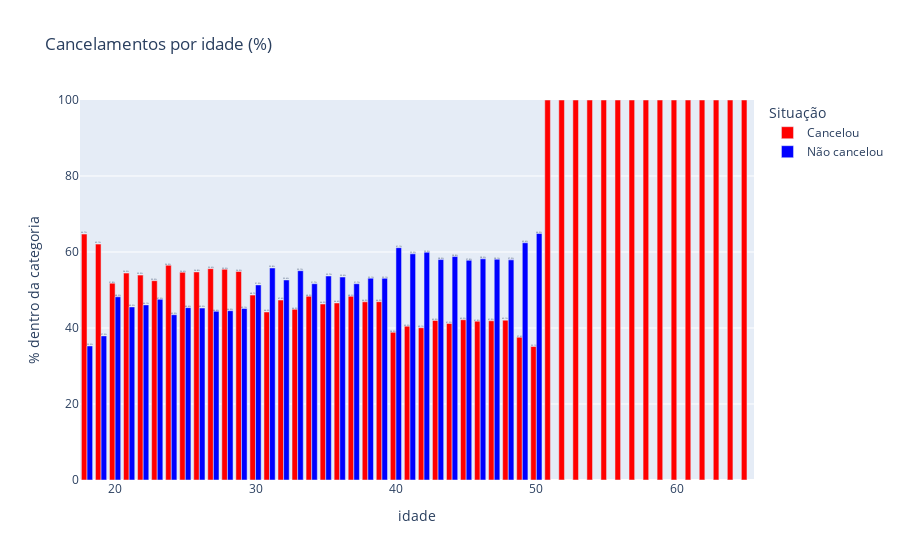
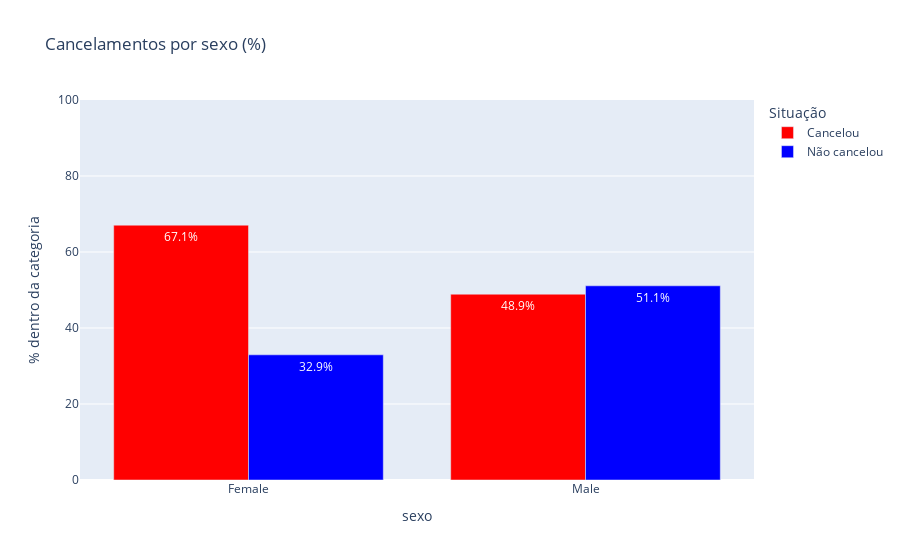
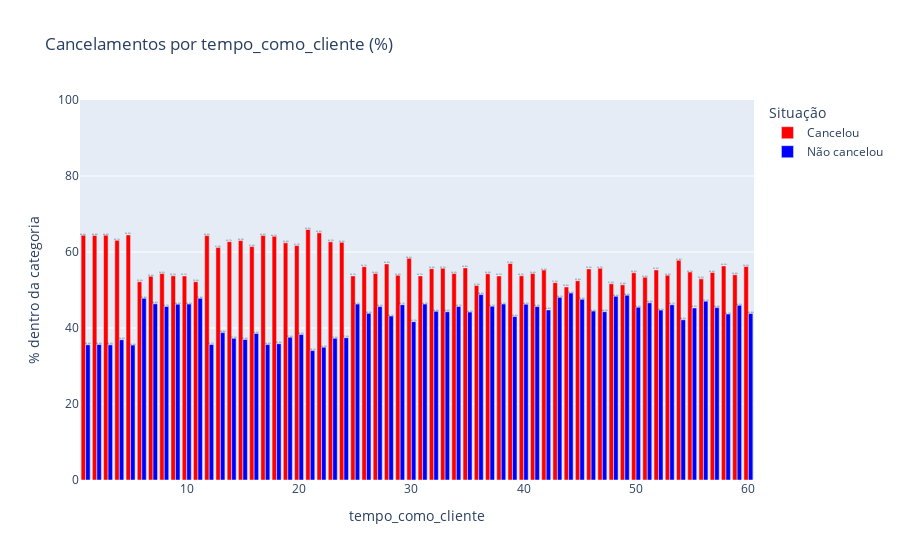
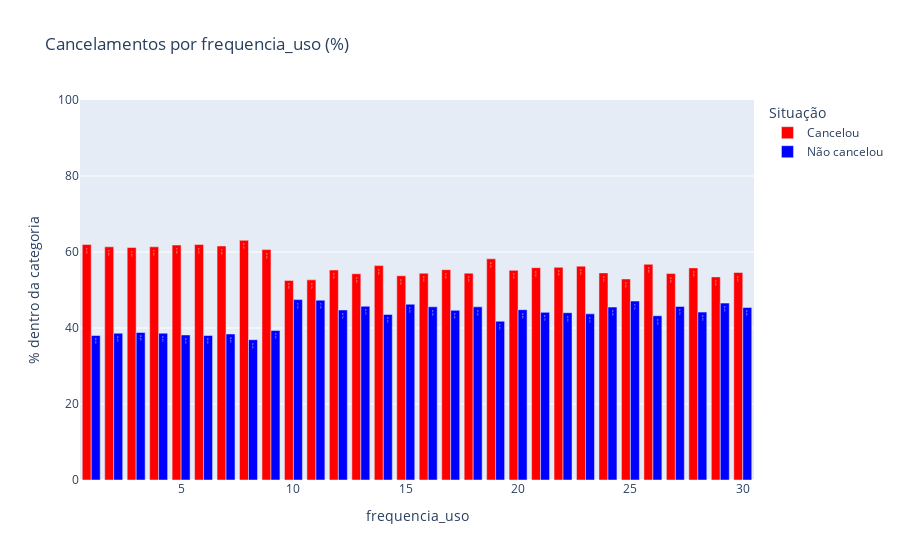

Notebook code for these charts, in order:
### Code cell
import pandas as pd
import plotly.express as px

# Mapeia rótulos bonitinhos
tabela["cancelou_legenda"] = tabela["cancelou"].map({0: "Não cancelou", 1: "Cancelou"})

for coluna in tabela.columns:
    if coluna in ["cancelou", "cancelou_legenda"]:  
        continue  # pula a própria coluna de status

    # 1) Contagem por categoria da coluna + cancelamento
    base = (
        tabela
        .groupby([coluna, "cancelou_legenda"])
        .size()
        .reset_index(name="qtde")
    )

    # 2) Calcula % dentro de cada categoria da coluna
    base["perc"] = base.groupby(coluna)["qtde"].transform(lambda s: s / s.sum() * 100)

    # 3) Gráfico em barras (lado a lado mostrando %)
    grafico = px.bar(
        base,
        x=coluna,
        y="perc",
        color="cancelou_legenda",
        barmode="group",
        text="perc",
        labels={coluna: coluna, "perc": "% dentro da categoria", "cancelou_legenda": "Situação"},
        color_discrete_map={"Cancelou": "red", "Não cancelou": "blue"},
        title=f"Cancelamentos por {coluna} (%)"
    )

    grafico.update_traces(texttemplate="%{text:.1f}%")
    grafico.update_yaxes(range=[0, 100], title="% dentro da categoria")
    grafico.show()

### Figure 1 — Plotly figure (JSON) as saved in the notebook; plotly's stock layout.template omitted (floating-point values rounded to 4 significant figures)
{"data": [{"alignmentgroup": "True", "hovertemplate": "Situação=Cancelou<br>idade=%{x}<br>% dentro da categoria=%{text}<extra></extra>", "legendgroup": "Cancelou", "marker": {"color": "red", "pattern": {"shape": ""}}, "name": "Cancelou", "offsetgroup": "Cancelou", "orientation": "v", "showlegend": true, "text": [64.72, 62.07, 51.79, 54.45, 53.92, 52.45, 56.51, 54.64, 54.76, 55.62, 55.45, 54.87, 48.66, 44.21, 47.36, 44.92, 48.35, 46.31, 46.59, 48.34, 46.89, 46.92, 38.86, 40.48, 40.06, 41.99, 41.2, 42.17, 41.8, 41.9, 42.07, 37.57, 35.13, 100.0, 100.0, 100.0, 100.0, 100.0, 100.0, 100.0, 100.0, 100.0, 100.0, 100.0, 100.0, 100.0, 100.0, 100.0], "textposition": "auto", "texttemplate": "%{text:.1f}%", "type": "bar", "x": [18.0, 19.0, 20.0, 21.0, 22.0, 23.0, 24.0, 25.0, 26.0, 27.0, 28.0, 29.0, 30.0, 31.0, 32.0, 33.0, 34.0, 35.0, 36.0, 37.0, 38.0, 39.0, 40.0, 41.0, 42.0, 43.0, 44.0, 45.0, 46.0, 47.0, 48.0, 49.0, 50.0, 51.0, 52.0, 53.0, 54.0, 55.0, 56.0, 57.0, 58.0, 59.0, 60.0, 61.0, 62.0, 63.0, 64.0, 65.0], "xaxis": "x", "y": [64.72, 62.07, 51.79, 54.45, 53.92, 52.45, 56.51, 54.64, 54.76, 55.62, 55.45, 54.87, 48.66, 44.21, 47.36, 44.92, 48.35, 46.31, 46.59, 48.34, 46.89, 46.92, 38.86, 40.48, 40.06, 41.99, 41.2, 42.17, 41.8, 41.9, 42.07, 37.57, 35.13, 100.0, 100.0, 100.0, 100.0, 100.0, 100.0, 100.0, 100.0, 100.0, 100.0, 100.0, 100.0, 100.0, 100.0, 100.0], "yaxis": "y"}, {"alignmentgroup": "True", "hovertemplate": "Situação=Não cancelou<br>idade=%{x}<br>% dentro da categoria=%{text}<extra></extra>", "legendgroup": "Não cancelou", "marker": {"color": "blue", "pattern": {"shape": ""}}, "name": "Não cancelou", "offsetgroup": "Não cancelou", "orientation": "v", "showlegend": true, "text": [35.28, 37.93, 48.21, 45.55, 46.08, 47.55, 43.49, 45.36, 45.24, 44.38, 44.55, 45.13, 51.34, 55.79, 52.64, 55.08, 51.65, 53.69, 53.41, 51.66, 53.11, 53.08, 61.14, 59.52, 59.94, 58.01, 58.8, 57.83, 58.2, 58.1, 57.93, 62.43, 64.87], "textposition": "auto", "texttemplate": "%{text:.1f}%", "type": "bar", "x": [18.0, 19.0, 20.0, 21.0, 22.0, 23.0, 24.0, 25.0, 26.0, 27.0, 28.0, 29.0, 30.0, 31.0, 32.0, 33.0, 34.0, 35.0, 36.0, 37.0, 38.0, 39.0, 40.0, 41.0, 42.0, 43.0, 44.0, 45.0, 46.0, 47.0, 48.0, 49.0, 50.0], "xaxis": "x", "y": [35.28, 37.93, 48.21, 45.55, 46.08, 47.55, 43.49, 45.36, 45.24, 44.38, 44.55, 45.13, 51.34, 55.79, 52.64, 55.08, 51.65, 53.69, 53.41, 51.66, 53.11, 53.08, 61.14, 59.52, 59.94, 58.01, 58.8, 57.83, 58.2, 58.1, 57.93, 62.43, 64.87], "yaxis": "y"}], "layout": {"barmode": "group", "legend": {"title": {"text": "Situação"}, "tracegroupgap": 0}, "title": {"text": "Cancelamentos por idade (%)"}, "xaxis": {"anchor": "y", "domain": [0, 1], "title": {"text": "idade"}}, "yaxis": {"anchor": "x", "domain": [0, 1], "range": [0, 100], "title": {"text": "% dentro da categoria"}}}}

### Figure 2 — Plotly figure (JSON) as saved in the notebook; plotly's stock layout.template omitted (floating-point values rounded to 4 significant figures)
{"data": [{"alignmentgroup": "True", "hovertemplate": "Situação=Cancelou<br>sexo=%{x}<br>% dentro da categoria=%{text}<extra></extra>", "legendgroup": "Cancelou", "marker": {"color": "red", "pattern": {"shape": ""}}, "name": "Cancelou", "offsetgroup": "Cancelou", "orientation": "v", "showlegend": true, "text": [67.06, 48.89], "textposition": "auto", "texttemplate": "%{text:.1f}%", "type": "bar", "x": ["Female", "Male"], "xaxis": "x", "y": [67.06, 48.89], "yaxis": "y"}, {"alignmentgroup": "True", "hovertemplate": "Situação=Não cancelou<br>sexo=%{x}<br>% dentro da categoria=%{text}<extra></extra>", "legendgroup": "Não cancelou", "marker": {"color": "blue", "pattern": {"shape": ""}}, "name": "Não cancelou", "offsetgroup": "Não cancelou", "orientation": "v", "showlegend": true, "text": [32.94, 51.11], "textposition": "auto", "texttemplate": "%{text:.1f}%", "type": "bar", "x": ["Female", "Male"], "xaxis": "x", "y": [32.94, 51.11], "yaxis": "y"}], "layout": {"barmode": "group", "legend": {"title": {"text": "Situação"}, "tracegroupgap": 0}, "title": {"text": "Cancelamentos por sexo (%)"}, "xaxis": {"anchor": "y", "domain": [0, 1], "title": {"text": "sexo"}}, "yaxis": {"anchor": "x", "domain": [0, 1], "range": [0, 100], "title": {"text": "% dentro da categoria"}}}}

### Figure 3 — Plotly figure (JSON) as saved in the notebook; plotly's stock layout.template omitted (floating-point values rounded to 4 significant figures)
{"data": [{"alignmentgroup": "True", "hovertemplate": "Situação=Cancelou<br>tempo_como_cliente=%{x}<br>% dentro da categoria=%{text}<extra></extra>", "legendgroup": "Cancelou", "marker": {"color": "red", "pattern": {"shape": ""}}, "name": "Cancelou", "offsetgroup": "Cancelou", "orientation": "v", "showlegend": true, "text": [64.42, 64.35, 64.43, 63.09, 64.5, 52.18, 53.64, 54.32, 53.72, 53.7, 52.19, 64.31, 61.22, 62.72, 63.02, 61.43, 64.37, 64.13, 62.41, 61.69, 65.95, 65.04, 62.69, 62.55, 53.72, 56.15, 54.36, 56.86, 53.85, 58.33, 53.71, 55.62, 55.73, 54.33, 55.82, 51.21, 54.25, 53.69, 56.98, 53.74, 54.36, 55.24, 51.94, 50.81, 52.44, 55.56, 55.72, 51.64, 51.36, 54.54, 53.38, 55.29, 53.88, 57.83, 54.72, 52.93, 54.63, 56.33, 54.02, 56.18], "textposition": "auto", "texttemplate": "%{text:.1f}%", "type": "bar", "x": [1.0, 2.0, 3.0, 4.0, 5.0, 6.0, 7.0, 8.0, 9.0, 10.0, 11.0, 12.0, 13.0, 14.0, 15.0, 16.0, 17.0, 18.0, 19.0, 20.0, 21.0, 22.0, 23.0, 24.0, 25.0, 26.0, 27.0, 28.0, 29.0, 30.0, 31.0, 32.0, 33.0, 34.0, 35.0, 36.0, 37.0, 38.0, 39.0, 40.0, 41.0, 42.0, 43.0, 44.0, 45.0, 46.0, 47.0, 48.0, 49.0, 50.0, 51.0, 52.0, 53.0, 54.0, 55.0, 56.0, 57.0, 58.0, 59.0, 60.0], "xaxis": "x", "y": [64.42, 64.35, 64.43, 63.09, 64.5, 52.18, 53.64, 54.32, 53.72, 53.7, 52.19, 64.31, 61.22, 62.72, 63.02, 61.43, 64.37, 64.13, 62.41, 61.69, 65.95, 65.04, 62.69, 62.55, 53.72, 56.15, 54.36, 56.86, 53.85, 58.33, 53.71, 55.62, 55.73, 54.33, 55.82, 51.21, 54.25, 53.69, 56.98, 53.74, 54.36, 55.24, 51.94, 50.81, 52.44, 55.56, 55.72, 51.64, 51.36, 54.54, 53.38, 55.29, 53.88, 57.83, 54.72, 52.93, 54.63, 56.33, 54.02, 56.18], "yaxis": "y"}, {"alignmentgroup": "True", "hovertemplate": "Situação=Não cancelou<br>tempo_como_cliente=%{x}<br>% dentro da categoria=%{text}<extra></extra>", "legendgroup": "Não cancelou", "marker": {"color": "blue", "pattern": {"shape": ""}}, "name": "Não cancelou", "offsetgroup": "Não cancelou", "orientation": "v", "showlegend": true, "text": [35.58, 35.65, 35.57, 36.91, 35.5, 47.82, 46.36, 45.68, 46.28, 46.3, 47.81, 35.69, 38.78, 37.28, 36.98, 38.57, 35.63, 35.87, 37.59, 38.31, 34.05, 34.96, 37.31, 37.45, 46.28, 43.85, 45.64, 43.14, 46.15, 41.67, 46.29, 44.38, 44.27, 45.67, 44.18, 48.79, 45.75, 46.31, 43.02, 46.26, 45.64, 44.76, 48.06, 49.19, 47.56, 44.44, 44.28, 48.36, 48.64, 45.46, 46.62, 44.71, 46.12, 42.17, 45.28, 47.07, 45.37, 43.67, 45.98, 43.82], "textposition": "auto", "texttemplate": "%{text:.1f}%", "type": "bar", "x": [1.0, 2.0, 3.0, 4.0, 5.0, 6.0, 7.0, 8.0, 9.0, 10.0, 11.0, 12.0, 13.0, 14.0, 15.0, 16.0, 17.0, 18.0, 19.0, 20.0, 21.0, 22.0, 23.0, 24.0, 25.0, 26.0, 27.0, 28.0, 29.0, 30.0, 31.0, 32.0, 33.0, 34.0, 35.0, 36.0, 37.0, 38.0, 39.0, 40.0, 41.0, 42.0, 43.0, 44.0, 45.0, 46.0, 47.0, 48.0, 49.0, 50.0, 51.0, 52.0, 53.0, 54.0, 55.0, 56.0, 57.0, 58.0, 59.0, 60.0], "xaxis": "x", "y": [35.58, 35.65, 35.57, 36.91, 35.5, 47.82, 46.36, 45.68, 46.28, 46.3, 47.81, 35.69, 38.78, 37.28, 36.98, 38.57, 35.63, 35.87, 37.59, 38.31, 34.05, 34.96, 37.31, 37.45, 46.28, 43.85, 45.64, 43.14, 46.15, 41.67, 46.29, 44.38, 44.27, 45.67, 44.18, 48.79, 45.75, 46.31, 43.02, 46.26, 45.64, 44.76, 48.06, 49.19, 47.56, 44.44, 44.28, 48.36, 48.64, 45.46, 46.62, 44.71, 46.12, 42.17, 45.28, 47.07, 45.37, 43.67, 45.98, 43.82], "yaxis": "y"}], "layout": {"barmode": "group", "legend": {"title": {"text": "Situação"}, "tracegroupgap": 0}, "title": {"text": "Cancelamentos por tempo_como_cliente (%)"}, "xaxis": {"anchor": "y", "domain": [0, 1], "title": {"text": "tempo_como_cliente"}}, "yaxis": {"anchor": "x", "domain": [0, 1], "range": [0, 100], "title": {"text": "% dentro da categoria"}}}}

### Figure 4 — Plotly figure (JSON) as saved in the notebook; plotly's stock layout.template omitted (floating-point values rounded to 4 significant figures)
{"data": [{"alignmentgroup": "True", "hovertemplate": "Situação=Cancelou<br>frequencia_uso=%{x}<br>% dentro da categoria=%{text}<extra></extra>", "legendgroup": "Cancelou", "marker": {"color": "red", "pattern": {"shape": ""}}, "name": "Cancelou", "offsetgroup": "Cancelou", "orientation": "v", "showlegend": true, "text": [61.97, 61.36, 61.18, 61.37, 61.82, 61.96, 61.57, 63.08, 60.64, 52.52, 52.67, 55.26, 54.28, 56.42, 53.74, 54.41, 55.35, 54.43, 58.21, 55.17, 55.88, 55.97, 56.28, 54.5, 52.9, 56.77, 54.32, 55.82, 53.45, 54.6], "textposition": "auto", "texttemplate": "%{text:.1f}%", "type": "bar", "x": [1.0, 2.0, 3.0, 4.0, 5.0, 6.0, 7.0, 8.0, 9.0, 10.0, 11.0, 12.0, 13.0, 14.0, 15.0, 16.0, 17.0, 18.0, 19.0, 20.0, 21.0, 22.0, 23.0, 24.0, 25.0, 26.0, 27.0, 28.0, 29.0, 30.0], "xaxis": "x", "y": [61.97, 61.36, 61.18, 61.37, 61.82, 61.96, 61.57, 63.08, 60.64, 52.52, 52.67, 55.26, 54.28, 56.42, 53.74, 54.41, 55.35, 54.43, 58.21, 55.17, 55.88, 55.97, 56.28, 54.5, 52.9, 56.77, 54.32, 55.82, 53.45, 54.6], "yaxis": "y"}, {"alignmentgroup": "True", "hovertemplate": "Situação=Não cancelou<br>frequencia_uso=%{x}<br>% dentro da categoria=%{text}<extra></extra>", "legendgroup": "Não cancelou", "marker": {"color": "blue", "pattern": {"shape": ""}}, "name": "Não cancelou", "offsetgroup": "Não cancelou", "orientation": "v", "showlegend": true, "text": [38.03, 38.64, 38.82, 38.63, 38.18, 38.04, 38.43, 36.92, 39.36, 47.48, 47.33, 44.74, 45.72, 43.58, 46.26, 45.59, 44.65, 45.57, 41.79, 44.83, 44.12, 44.03, 43.72, 45.5, 47.1, 43.23, 45.68, 44.18, 46.55, 45.4], "textposition": "auto", "texttemplate": "%{text:.1f}%", "type": "bar", "x": [1.0, 2.0, 3.0, 4.0, 5.0, 6.0, 7.0, 8.0, 9.0, 10.0, 11.0, 12.0, 13.0, 14.0, 15.0, 16.0, 17.0, 18.0, 19.0, 20.0, 21.0, 22.0, 23.0, 24.0, 25.0, 26.0, 27.0, 28.0, 29.0, 30.0], "xaxis": "x", "y": [38.03, 38.64, 38.82, 38.63, 38.18, 38.04, 38.43, 36.92, 39.36, 47.48, 47.33, 44.74, 45.72, 43.58, 46.26, 45.59, 44.65, 45.57, 41.79, 44.83, 44.12, 44.03, 43.72, 45.5, 47.1, 43.23, 45.68, 44.18, 46.55, 45.4], "yaxis": "y"}], "layout": {"barmode": "group", "legend": {"title": {"text": "Situação"}, "tracegroupgap": 0}, "title": {"text": "Cancelamentos por frequencia_uso (%)"}, "xaxis": {"anchor": "y", "domain": [0, 1], "title": {"text": "frequencia_uso"}}, "yaxis": {"anchor": "x", "domain": [0, 1], "range": [0, 100], "title": {"text": "% dentro da categoria"}}}}
